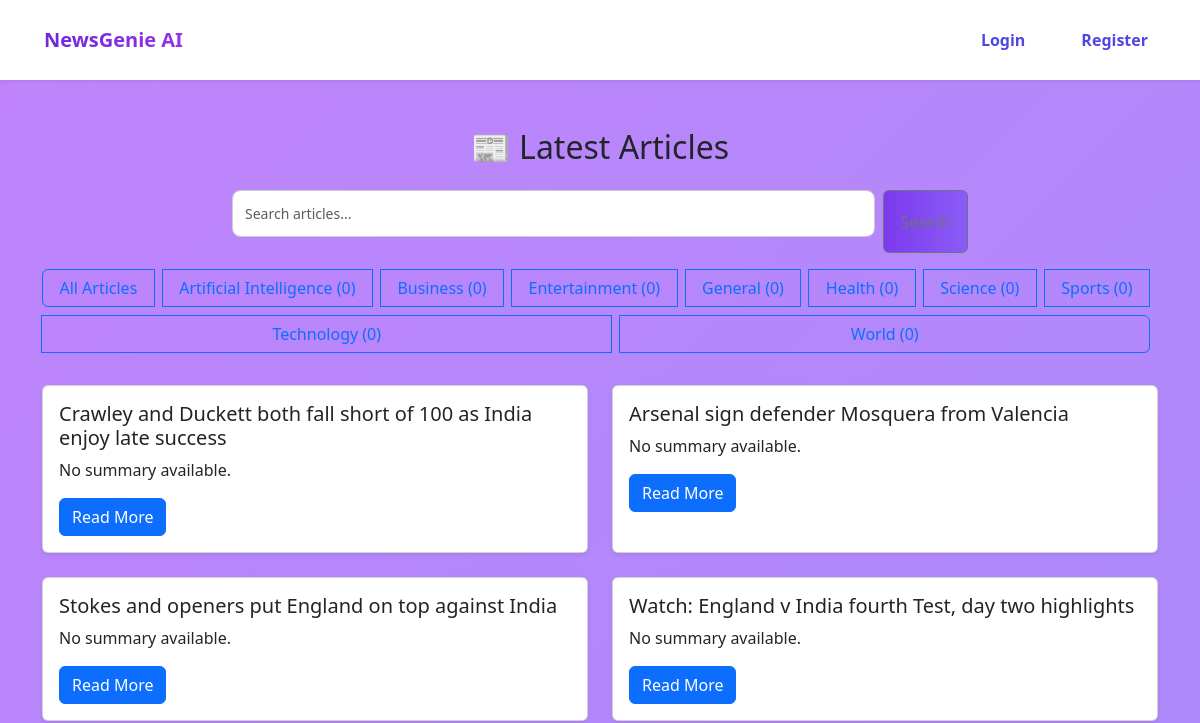
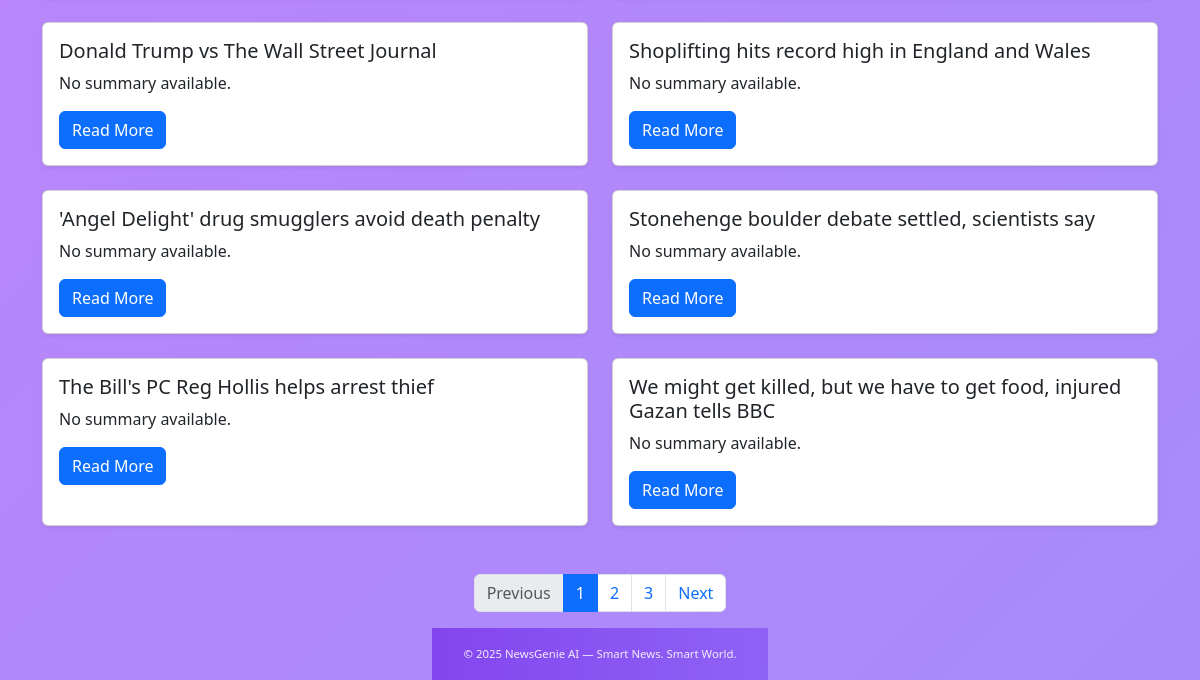
The page /articles/ on the database as committed earlier (2 pictures, top to bottom).
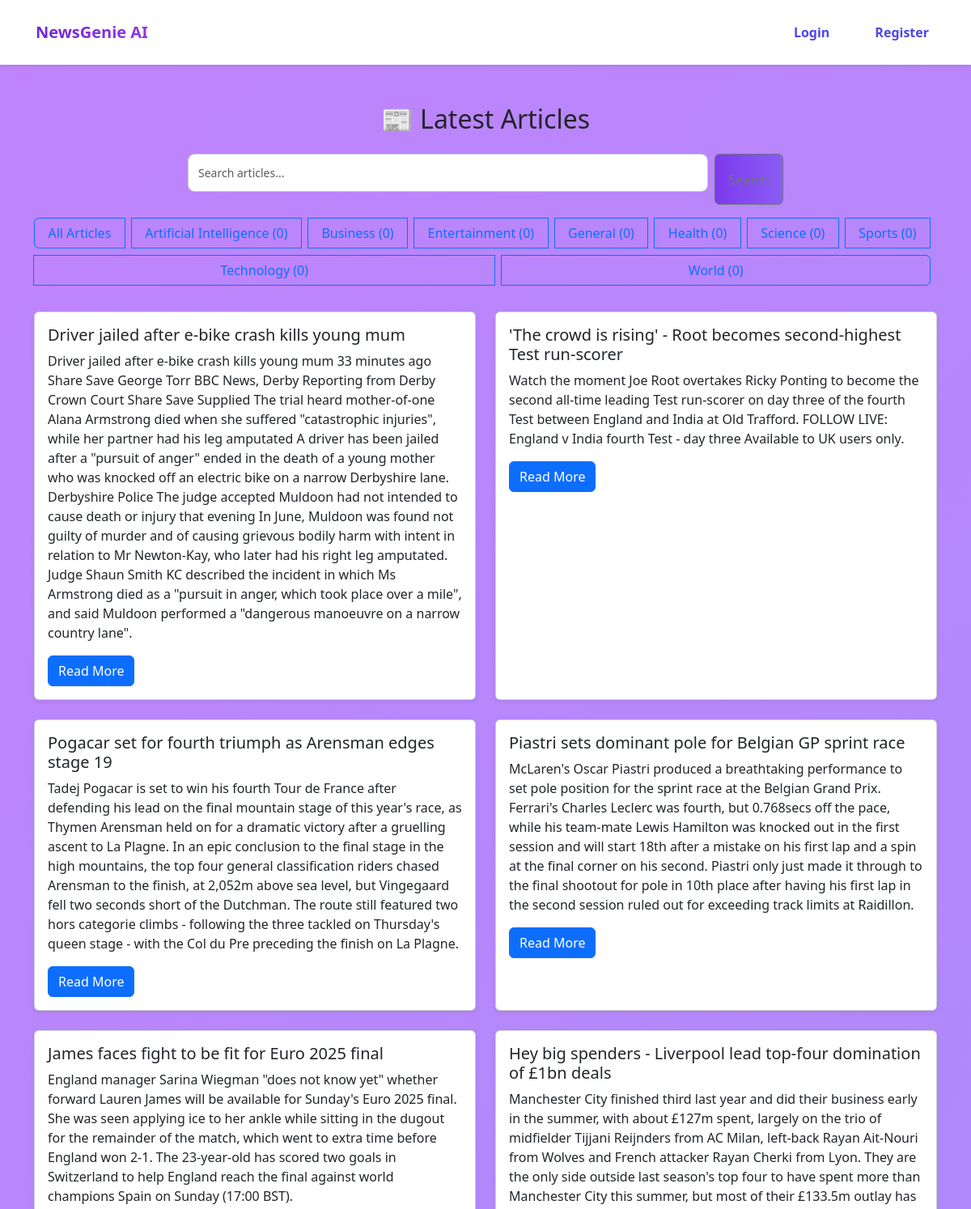
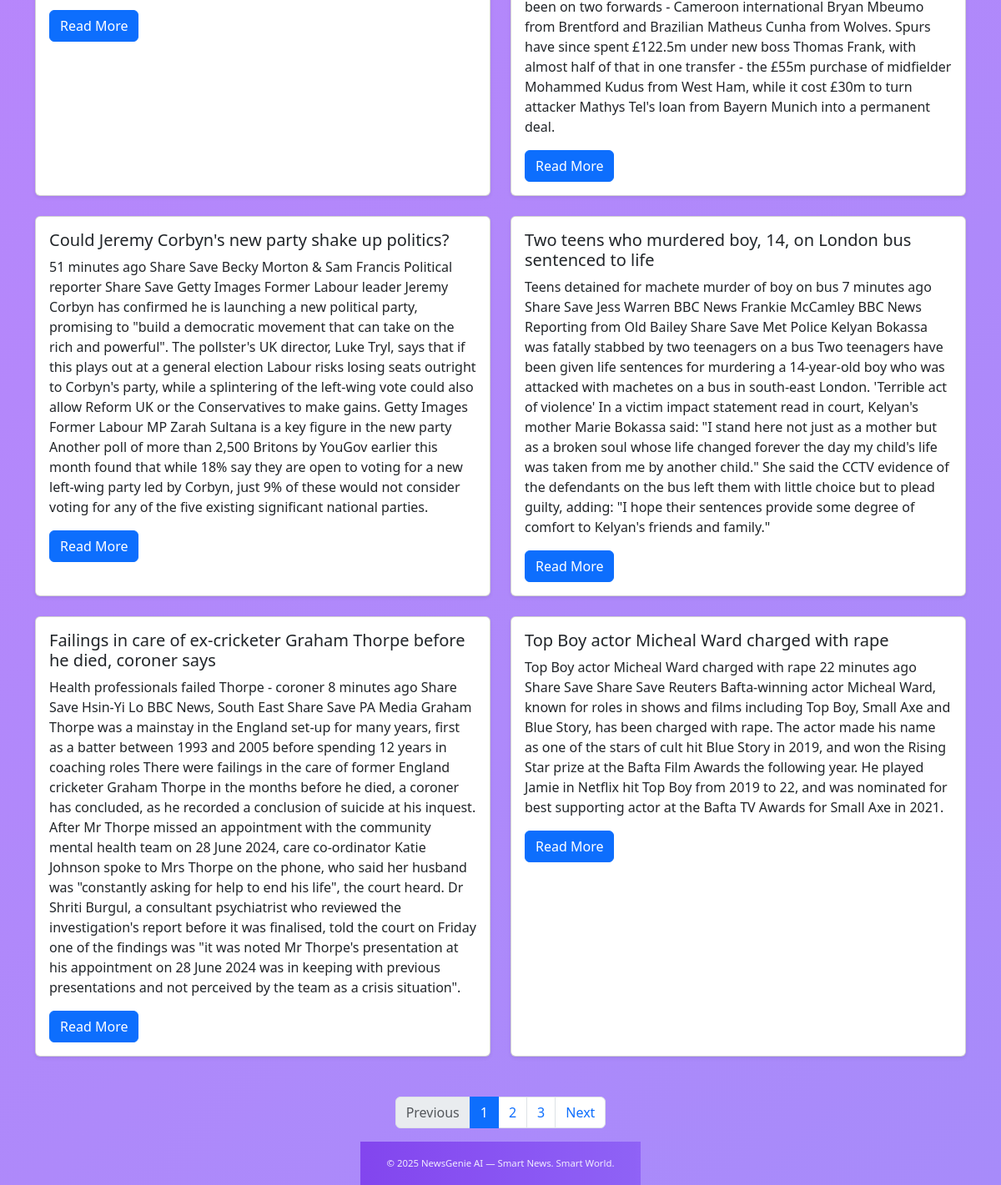
The same page on the database as committed later (2 pictures, top to bottom).
### news/models.py (models this page shows, shortened)
class Category(models.Model):
    name = models.CharField(max_length=100)
    description = models.TextField(blank=True)
    class Meta:
        verbose_name_plural = "Categories"

class Article(models.Model):
    title = models.CharField(max_length=200)
    content = models.TextField()
    source_url = models.URLField()
    category = models.ForeignKey(Category, on_delete=models.SET_NULL, null=True, blank=True)
    published_date = models.DateTimeField(default=timezone.now)
    created_at = models.DateTimeField(auto_now_add=True)
    audio_file = models.FileField(upload_to='audio/', blank=True, null=True)
    image = models.ImageField(upload_to='articles/', blank=True, null=True)
    author = models.CharField(max_length=255, default="Unknown Source")
    publication_date = models.DateTimeField(null=True, blank=True)
    link = models.URLField(max_length=500, unique=True, null=True, blank=True)
    source = models.CharField(max_length=100, default='Unknown')
    categories = models.ManyToManyField('Category', related_name='multi_articles')
    summary = models.TextField(blank=True, null=True)
    class Meta:
        ordering = ['-published_date']

### news/views.py (the view, shortened to what this page needs)
# urls.py: path('', ArticleListView.as_view(), name='home'),
class ArticleListView(ListView):
    model = Article
    template_name = 'news/article_list.html'
    context_object_name = 'articles'
    ordering = ['-published_date']
    paginate_by = 10
    def get_queryset(self):
        queryset = super().get_queryset()
        category_name = self.request.GET.get('category')
        query = self.request.GET.get('q')
        if category_name and category_name.lower() != 'all':
            queryset = queryset.filter(category__name__iexact=category_name)
        if query:
            queryset = queryset.filter(
                Q(title__icontains=query) | Q(content__icontains=query)
            )
        return queryset
    def get_context_data(self, **kwargs):
        context = super().get_context_data(**kwargs)
        context['categories'] = Category.objects.annotate(article_count=Count('article')).order_by('name')
        context['current_category'] = self.request.GET.get('category', 'All')
        context['search_query'] = self.request.GET.get('q', '')
        context['recommendations'] = []
        return context

### news/templates/news/article_list.html (shortened to what this page needs)
{% extends 'base.html' %}
{% block content %}
<div class="container mt-4">
  <h2 class="mb-4 text-center">📰 Latest Articles</h2>
</div>
  <div class="mb-4">
    <div class="row justify-content-center">
      <div class="col-md-8">
  <form method="get" action="{% url 'home' %}" class="d-flex align-items-stretch mb-3">
    <input type="text" name="q" value="{{ query }}" placeholder="Search articles..." class="form-control flex-grow-1 me-2" />
    <button type="submit" class="btn btn-outline-secondary w-auto px-3">Search</button>
  </form>
</div>
      <div class="col-md-12 text-center">
        <div class="btn-group flex-wrap" role="group">
          <a href="{% url 'home' %}" class="btn {% if not current_category %}btn-primary{% else %}btn-outline-primary{% endif %} mb-2 me-2">
            All Articles
          </a>
          {% for category in categories %}
            <a href="{% url 'home' %}?category={{ category.name }}{% if query %}&q={{ query }}{% endif %}"
               class="btn {% if current_category == category.name %}btn-primary{% else %}btn-outline-primary{% endif %} mb-2 me-2">
              {{ category.name }} ({{ category.article_count }})
            </a>
          {% endfor %}
        </div>
      </div>
    </div>
  </div>
  <div class="row">
    {% for article in articles %}
      <div class="col-md-6 mb-4">
        <div class="card h-100 shadow-sm">
          <div class="card-body">
            <h5 class="card-title">{{ article.title }}</h5>
            <p class="card-text">{{ article.summary|default:"No summary available." }}</p>
            <a href="{% url 'news:article_detail' article.pk %}" class="btn btn-primary">Read More</a>
          </div>
        </div>
      </div>
    {% empty %}
      <div class="col-12 text-center">
        <p class="text-muted">No articles found.</p>
      </div>
    {% endfor %}
  </div>
  {% if is_paginated %}
    <div class="d-flex justify-content-center mt-4">
      <nav>
        <ul class="pagination">
          {% if page_obj.has_previous %}
            <li class="page-item">
              <a class="page-link" href="?{% if current_category %}category={{ current_category }}&{% endif %}{% if query %}q={{ query }}&{% endif %}page={{ page_obj.previous_page_number }}">Previous</a>
            </li>
          {% else %}
            <li class="page-item disabled"><span class="page-link">Previous</span></li>
          {% endif %}
          {% for num in paginator.page_range %}
            {% if page_obj.number == num %}
              <li class="page-item active"><span class="page-link">{{ num }}</span></li>
            {% elif num > page_obj.number|add:'-3' and num < page_obj.number|add:'3' %}
              <li class="page-item">
                <a class="page-link" href="?{% if current_category %}category={{ current_category }}&{% endif %}{% if query %}q={{ query }}&{% endif %}page={{ num }}">{{ num }}</a>
              </li>
            {% endif %}
          {% endfor %}
          {% if page_obj.has_next %}
            <li class="page-item">
              <a class="page-link" href="?{% if current_category %}category={{ current_category }}&{% endif %}{% if query %}q={{ query }}&{% endif %}page={{ page_obj.next_page_number }}">Next</a>
            </li>
          {% else %}
            <li class="page-item disabled"><span class="page-link">Next</span></li>
          {% endif %}
        </ul>
      </nav>
    </div>
  {% endif %}
{% endblock %}

Rows that differ between the two databases and show on the page:
no longer on this page (row unchanged): Article: title "Crawley and Duckett both fall short of 100 as India enjoy late success", summary "No summary available."
no longer on this page (row unchanged): Article: title "Arsenal sign defender Mosquera from Valencia", summary "No summary available."
no longer on this page (row unchanged): Article: title "Stokes and openers put England on top against India", summary "No summary available."
no longer on this page (row unchanged): Article: title "Watch: England v India fourth Test, day two highlights", summary "No summary available."
no longer on this page (row unchanged): Article: title "Donald Trump vs The Wall Street Journal", summary "No summary available."
no longer on this page (row unchanged): Article: title "Shoplifting hits record high in England and Wales", summary "No summary available."
no longer on this page (row unchanged): Article: title "'Angel Delight' drug smugglers avoid death penalty", summary "No summary available."
no longer on this page (row unchanged): Article: title "Stonehenge boulder debate settled, scientists say", summary "No summary available."
no longer on this page (row unchanged): Article: title "The Bill's PC Reg Hollis helps arrest thief", summary "No summary available."
no longer on this page (row unchanged): Article: title "We might get killed, but we have to get food, injured Gazan tells BBC", summary "No summary available."
added Article: title "Driver jailed after e-bike crash kills young mum", summary "Driver jailed after e-bike crash kills young mum 33 minutes ago Share Save George Torr BBC News, Derby Reporting from Derby Crown Court Share Save Supplied The trial heard mother-of-one Alana Armstrong died when she suffered \"catastrophic injuries\", while her partner had his leg amputated A driver has been jailed after a \"pursuit of anger\" ended in the death of a young mother who was knocked off an electric bike on a narrow Derbyshire lane. Derbyshire Police The judge accepted Muldoon had not intended to cause death or injury that evening In June, Muldoon was found not guilty of murder and of causing grievous bodily harm with intent in relation to Mr Newton-Kay, who later had his right leg…"
added Article: title "'The crowd is rising' - Root becomes second-highest Test run-scorer", summary "Watch the moment Joe Root overtakes Ricky Ponting to become the second all-time leading Test run-scorer on day three of the fourth Test between England and India at Old Trafford. FOLLOW LIVE: England v India fourth Test - day three Available to UK users only."
added Article: title "Pogacar set for fourth triumph as Arensman edges stage 19", summary "Tadej Pogacar is set to win his fourth Tour de France after defending his lead on the final mountain stage of this year's race, as Thymen Arensman held on for a dramatic victory after a gruelling ascent to La Plagne. In an epic conclusion to the final stage in the high mountains, the top four general classification riders chased Arensman to the finish, at 2,052m above sea level, but Vingegaard fell two seconds short of the Dutchman. The route still featured two hors categorie climbs - following the three tackled on Thursday's queen stage - with the Col du Pre preceding the finish on La Plagne."
added Article: title "Piastri sets dominant pole for Belgian GP sprint race", summary "McLaren's Oscar Piastri produced a breathtaking performance to set pole position for the sprint race at the Belgian Grand Prix. Ferrari's Charles Leclerc was fourth, but 0.768secs off the pace, while his team-mate Lewis Hamilton was knocked out in the first session and will start 18th after a mistake on his first lap and a spin at the final corner on his second. Piastri only just made it through to the final shootout for pole in 10th place after having his first lap in the second session ruled out for exceeding track limits at Raidillon."
added Article: title "James faces fight to be fit for Euro 2025 final", summary "England manager Sarina Wiegman \"does not know yet\" whether forward Lauren James will be available for Sunday's Euro 2025 final. She was seen applying ice to her ankle while sitting in the dugout for the remainder of the match, which went to extra time before England won 2-1. The 23-year-old has scored two goals in Switzerland to help England reach the final against world champions Spain on Sunday (17:00 BST)."
added Article: title "Hey big spenders - Liverpool lead top-four domination of £1bn deals", summary "Manchester City finished third last year and did their business early in the summer, with about £127m spent, largely on the trio of midfielder Tijjani Reijnders from AC Milan, left-back Rayan Ait-Nouri from Wolves and French attacker Rayan Cherki from Lyon. They are the only side outside last season's top four to have spent more than Manchester City this summer, but most of their £133.5m outlay has been on two forwards - Cameroon international Bryan Mbeumo from Brentford and Brazilian Matheus Cunha from Wolves. Spurs have since spent £122.5m under new boss Thomas Frank, with almost half of that in one transfer - the £55m purchase of midfielder Mohammed Kudus from West Ham, while it cost…"
added Article: title "Could Jeremy Corbyn's new party shake up politics?", summary "51 minutes ago Share Save Becky Morton & Sam Francis Political reporter Share Save Getty Images Former Labour leader Jeremy Corbyn has confirmed he is launching a new political party, promising to \"build a democratic movement that can take on the rich and powerful\". The pollster's UK director, Luke Tryl, says that if this plays out at a general election Labour risks losing seats outright to Corbyn's party, while a splintering of the left-wing vote could also allow Reform UK or the Conservatives to make gains. Getty Images Former Labour MP Zarah Sultana is a key figure in the new party Another poll of more than 2,500 Britons by YouGov earlier this month found that while 18% say they are open…"
added Article: title "Two teens who murdered boy, 14, on London bus sentenced to life", summary "Teens detained for machete murder of boy on bus 7 minutes ago Share Save Jess Warren BBC News Frankie McCamley BBC News Reporting from Old Bailey Share Save Met Police Kelyan Bokassa was fatally stabbed by two teenagers on a bus Two teenagers have been given life sentences for murdering a 14-year-old boy who was attacked with machetes on a bus in south-east London. 'Terrible act of violence' In a victim impact statement read in court, Kelyan's mother Marie Bokassa said: \"I stand here not just as a mother but as a broken soul whose life changed forever the day my child's life was taken from me by another child.\" She said the CCTV evidence of the defendants on the bus left them with little…"
added Article: title "Failings in care of ex-cricketer Graham Thorpe before he died, coroner says", summary "Health professionals failed Thorpe - coroner 8 minutes ago Share Save Hsin-Yi Lo BBC News, South East Share Save PA Media Graham Thorpe was a mainstay in the England set-up for many years, first as a batter between 1993 and 2005 before spending 12 years in coaching roles There were failings in the care of former England cricketer Graham Thorpe in the months before he died, a coroner has concluded, as he recorded a conclusion of suicide at his inquest. After Mr Thorpe missed an appointment with the community mental health team on 28 June 2024, care co-ordinator Katie Johnson spoke to Mrs Thorpe on the phone, who said her husband was \"constantly asking for help to end his life\", the court…"
added Article: title "Top Boy actor Micheal Ward charged with rape", summary "Top Boy actor Micheal Ward charged with rape 22 minutes ago Share Save Share Save Reuters Bafta-winning actor Micheal Ward, known for roles in shows and films including Top Boy, Small Axe and Blue Story, has been charged with rape. The actor made his name as one of the stars of cult hit Blue Story in 2019, and won the Rising Star prize at the Bafta Film Awards the following year. He played Jamie in Netflix hit Top Boy from 2019 to 22, and was nominated for best supporting actor at the Bafta TV Awards for Small Axe in 2021."
